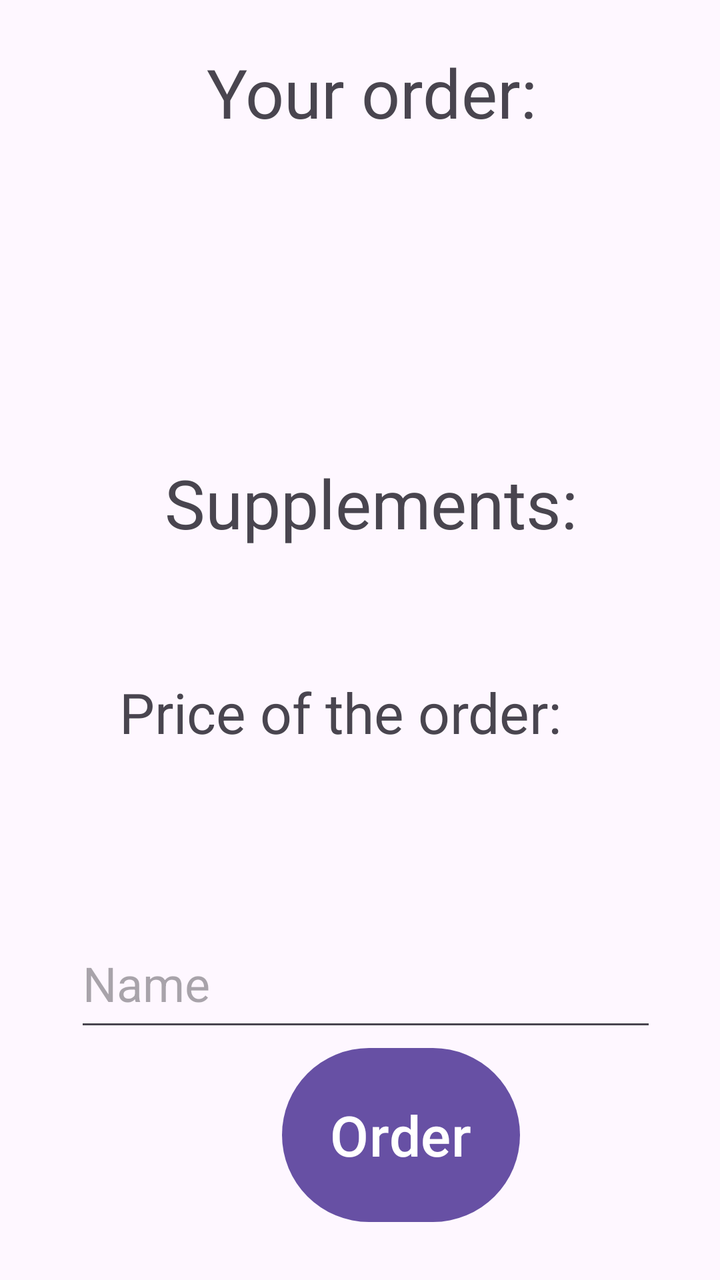
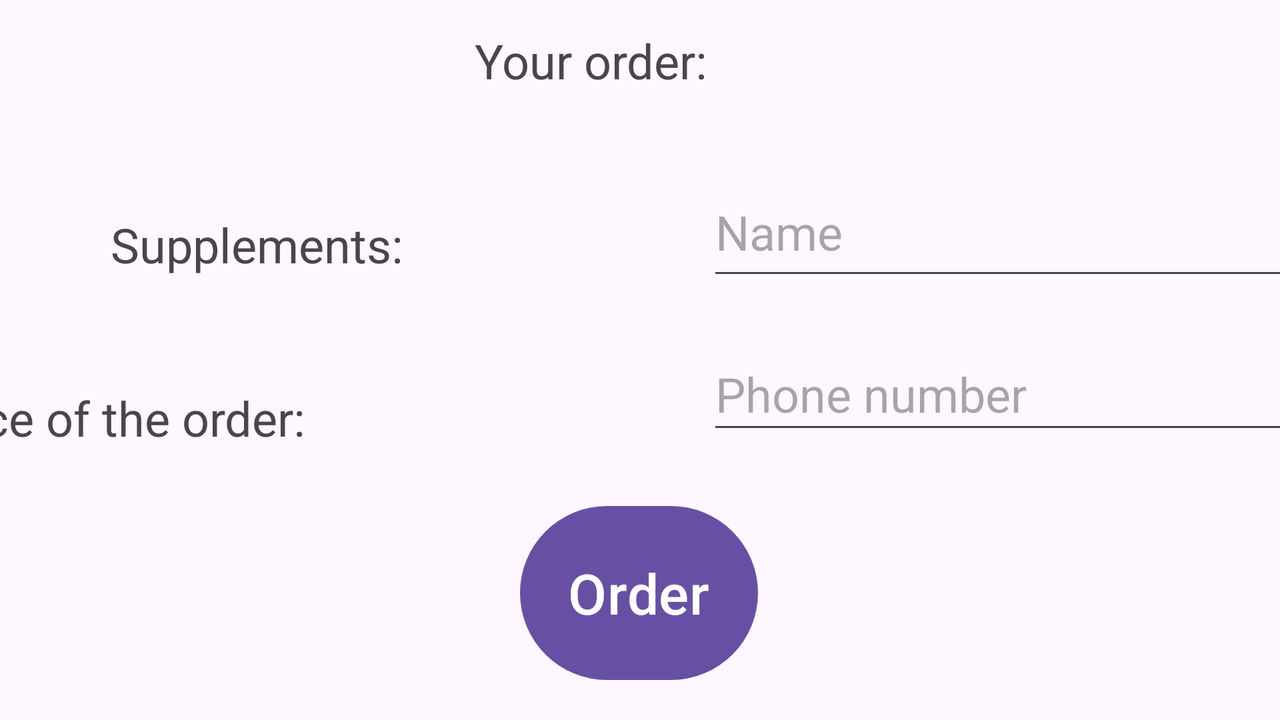

The same Android screen from two of the app's own layout files: first res/layout/ as a phone draws it, then the repository's variant for another configuration, drawn on a device whose configuration selects that folder. Both files follow.
<!-- AndroidManifest.xml: application theme Theme.OrderPizza -->
<!-- res/layout/activity_your_order.xml -->
<?xml version="1.0" encoding="utf-8"?>
<androidx.constraintlayout.widget.ConstraintLayout xmlns:android="http://schemas.android.com/apk/res/android"
    xmlns:app="http://schemas.android.com/apk/res-auto"
    xmlns:tools="http://schemas.android.com/tools"
    android:layout_width="match_parent"
    android:layout_height="match_parent">

    <TextView
        android:id="@+id/textView"
        android:layout_width="wrap_content"
        android:layout_height="wrap_content"
        android:text="@string/your_order"
        android:textSize="34sp"
        app:layout_constraintBottom_toBottomOf="parent"
        app:layout_constraintEnd_toEndOf="parent"
        app:layout_constraintHorizontal_bias="0.531"
        app:layout_constraintStart_toStartOf="parent"
        app:layout_constraintTop_toTopOf="parent"
        app:layout_constraintVertical_bias="0.039" />

    <TextView
        android:id="@+id/textViewPizza"
        android:layout_width="wrap_content"
        android:layout_height="wrap_content"
        android:textSize="34sp"
        app:layout_constraintBottom_toBottomOf="parent"
        app:layout_constraintEnd_toEndOf="parent"
        app:layout_constraintHorizontal_bias="0.533"
        app:layout_constraintStart_toStartOf="parent"
        app:layout_constraintTop_toBottomOf="@+id/textView"
        app:layout_constraintVertical_bias="0.052" />

    <TextView
        android:id="@+id/textViewSize"
        android:layout_width="wrap_content"
        android:layout_height="wrap_content"
        android:textSize="34sp"
        app:layout_constraintBottom_toBottomOf="parent"
        app:layout_constraintEnd_toEndOf="parent"
        app:layout_constraintHorizontal_bias="0.532"
        app:layout_constraintStart_toStartOf="parent"
        app:layout_constraintTop_toBottomOf="@+id/textViewPizza"
        app:layout_constraintVertical_bias="0.051" />

    <TextView
        android:id="@+id/textView1"
        android:layout_width="wrap_content"
        android:layout_height="wrap_content"
        android:text="@string/supplements"
        android:textSize="34sp"
        app:layout_constraintBottom_toBottomOf="parent"
        app:layout_constraintEnd_toEndOf="parent"
        app:layout_constraintHorizontal_bias="0.537"
        app:layout_constraintStart_toStartOf="parent"
        app:layout_constraintTop_toBottomOf="@+id/textViewSize"
        app:layout_constraintVertical_bias="0.049" />

    <TextView
        android:id="@+id/textViewSupplements"
        android:layout_width="wrap_content"
        android:layout_height="wrap_content"
        android:textSize="20sp"
        app:layout_constraintBottom_toBottomOf="parent"
        app:layout_constraintEnd_toEndOf="parent"
        app:layout_constraintHorizontal_bias="0.534"
        app:layout_constraintStart_toStartOf="parent"
        app:layout_constraintTop_toBottomOf="@+id/textView1"
        app:layout_constraintVertical_bias="0.02" />

    <TextView
        android:id="@+id/textView3"
        android:layout_width="wrap_content"
        android:layout_height="wrap_content"
        android:text="@string/total_price"
        android:textSize="28sp"
        app:layout_constraintBottom_toBottomOf="parent"
        app:layout_constraintEnd_toStartOf="@+id/textViewTotalPrice"
        app:layout_constraintHorizontal_bias="0.688"
        app:layout_constraintStart_toStartOf="parent"
        app:layout_constraintTop_toBottomOf="@+id/textViewSupplements"
        app:layout_constraintVertical_bias="0.101" />

    <TextView
        android:id="@+id/textViewTotalPrice"
        android:layout_width="wrap_content"
        android:layout_height="wrap_content"
        android:layout_marginEnd="52dp"
        android:textSize="34sp"
        app:layout_constraintBottom_toBottomOf="parent"
        app:layout_constraintEnd_toEndOf="parent"
        app:layout_constraintTop_toBottomOf="@+id/textViewSupplements"
        app:layout_constraintVertical_bias="0.101" />

    <Button
        android:id="@+id/next"
        android:layout_width="wrap_content"
        android:layout_height="95dp"
        android:layout_marginBottom="25dp"
        android:text="@string/order"
        android:textSize="28sp"
        app:layout_constraintBottom_toBottomOf="parent"
        app:layout_constraintEnd_toEndOf="parent"
        app:layout_constraintHorizontal_bias="0.585"
        app:layout_constraintStart_toStartOf="parent" />

    <EditText
        android:id="@+id/editTextPhone"
        android:layout_width="294dp"
        android:layout_height="53dp"
        android:layout_marginTop="16dp"
        android:ems="10"
        android:inputType="phone"
        android:hint="@string/phone"
        android:textSize="24sp"
        app:layout_constraintBottom_toTopOf="@+id/next"
        app:layout_constraintEnd_toEndOf="parent"
        app:layout_constraintHorizontal_bias="0.529"
        app:layout_constraintStart_toStartOf="parent"
        app:layout_constraintTop_toBottomOf="@+id/editTextText"
        app:layout_constraintVertical_bias="0.245" />

    <EditText
        android:id="@+id/editTextText"
        android:layout_width="291dp"
        android:layout_height="61dp"
        android:layout_marginTop="152dp"
        android:ems="10"
        android:inputType="text"
        android:hint="@string/name"
        android:textSize="24sp"
        app:layout_constraintEnd_toEndOf="parent"
        app:layout_constraintHorizontal_bias="0.541"
        app:layout_constraintStart_toStartOf="parent"
        app:layout_constraintTop_toBottomOf="@+id/textViewSupplements" />
</androidx.constraintlayout.widget.ConstraintLayout>
<!-- resources referenced by this layout -->
<resources>
  <string name="name">Name</string>
  <string name="order">Order</string>
  <string name="phone">Phone number</string>
  <string name="supplements">Supplements:</string>
  <string name="total_price">Price of the order: </string>
  <string name="your_order">Your order:</string>
  <style name="Theme.OrderPizza" parent="Base.Theme.OrderPizza" />
  <style name="Base.Theme.OrderPizza" parent="Theme.Material3.DayNight.NoActionBar">
          
          
      </style>
</resources>
<!-- res/layout-land/activity_your_order.xml (the repository's variant of the layout above) -->
<!-- drawn on the phone turned sideways -->
<?xml version="1.0" encoding="utf-8"?>
<androidx.constraintlayout.widget.ConstraintLayout xmlns:android="http://schemas.android.com/apk/res/android"
    xmlns:app="http://schemas.android.com/apk/res-auto"
    xmlns:tools="http://schemas.android.com/tools"
    android:layout_width="match_parent"
    android:layout_height="match_parent">

    <TextView
        android:id="@+id/textViewTotalPrice"
        android:layout_width="wrap_content"
        android:layout_height="wrap_content"
        android:layout_marginEnd="516dp"
        android:textSize="24sp"
        app:layout_constraintBottom_toBottomOf="parent"
        app:layout_constraintEnd_toEndOf="parent"
        app:layout_constraintTop_toBottomOf="@+id/textViewSupplements"
        app:layout_constraintVertical_bias="0.13" />

    <TextView
        android:id="@+id/textView3"
        android:layout_width="wrap_content"
        android:layout_height="wrap_content"
        android:layout_marginStart="24dp"
        android:text="@string/total_price"
        android:textSize="24sp"
        app:layout_constraintBottom_toBottomOf="parent"
        app:layout_constraintEnd_toStartOf="@+id/textViewTotalPrice"
        app:layout_constraintHorizontal_bias="0.686"
        app:layout_constraintStart_toStartOf="parent"
        app:layout_constraintTop_toBottomOf="@+id/textViewSupplements"
        app:layout_constraintVertical_bias="0.129" />

    <TextView
        android:id="@+id/textView"
        android:layout_width="wrap_content"
        android:layout_height="wrap_content"
        android:text="@string/your_order"
        android:textSize="24sp"
        app:layout_constraintBottom_toBottomOf="parent"
        app:layout_constraintEnd_toEndOf="parent"
        app:layout_constraintHorizontal_bias="0.453"
        app:layout_constraintStart_toStartOf="parent"
        app:layout_constraintTop_toTopOf="parent"
        app:layout_constraintVertical_bias="0.043" />

    <TextView
        android:id="@+id/textViewSupplements"
        android:layout_width="wrap_content"
        android:layout_height="wrap_content"
        android:textSize="16sp"
        app:layout_constraintBottom_toBottomOf="parent"
        app:layout_constraintEnd_toEndOf="parent"
        app:layout_constraintHorizontal_bias="0.102"
        app:layout_constraintStart_toStartOf="parent"
        app:layout_constraintTop_toBottomOf="@+id/textView1"
        app:layout_constraintVertical_bias="0.064" />

    <TextView
        android:id="@+id/textView1"
        android:layout_width="wrap_content"
        android:layout_height="wrap_content"
        android:text="@string/supplements"
        android:textSize="24sp"
        app:layout_constraintBottom_toBottomOf="parent"
        app:layout_constraintEnd_toEndOf="parent"
        app:layout_constraintHorizontal_bias="0.112"
        app:layout_constraintStart_toStartOf="parent"
        app:layout_constraintTop_toBottomOf="@+id/textViewSize"
        app:layout_constraintVertical_bias="0.05" />

    <TextView
        android:id="@+id/textViewSize"
        android:layout_width="wrap_content"
        android:layout_height="wrap_content"
        android:textSize="24sp"
        app:layout_constraintBottom_toBottomOf="parent"
        app:layout_constraintEnd_toEndOf="parent"
        app:layout_constraintHorizontal_bias="0.102"
        app:layout_constraintStart_toStartOf="parent"
        app:layout_constraintTop_toBottomOf="@+id/textViewPizza"
        app:layout_constraintVertical_bias="0.057" />

    <TextView
        android:id="@+id/textViewPizza"
        android:layout_width="wrap_content"
        android:layout_height="wrap_content"
        android:textSize="24sp"
        app:layout_constraintBottom_toBottomOf="parent"
        app:layout_constraintEnd_toEndOf="parent"
        app:layout_constraintHorizontal_bias="0.102"
        app:layout_constraintStart_toStartOf="parent"
        app:layout_constraintTop_toTopOf="parent"
        app:layout_constraintVertical_bias="0.042" />

    <Button
        android:id="@+id/next"
        android:layout_width="wrap_content"
        android:layout_height="95dp"
        android:layout_marginBottom="16dp"
        android:text="@string/order"
        android:textSize="28sp"
        app:layout_constraintBottom_toBottomOf="parent"
        app:layout_constraintEnd_toEndOf="parent"
        app:layout_constraintHorizontal_bias="0.499"
        app:layout_constraintStart_toStartOf="parent" />

    <EditText
        android:id="@+id/editTextPhone"
        android:layout_width="294dp"
        android:layout_height="53dp"
        android:layout_marginTop="16dp"
        android:ems="10"
        android:inputType="phone"
        android:hint="@string/phone"
        android:textSize="24sp"
        app:layout_constraintBottom_toTopOf="@+id/next"
        app:layout_constraintEnd_toEndOf="parent"
        app:layout_constraintHorizontal_bias="0.0"
        app:layout_constraintStart_toEndOf="@+id/textView"
        app:layout_constraintTop_toBottomOf="@+id/editTextText"
        app:layout_constraintVertical_bias="0.233" />

    <EditText
        android:id="@+id/editTextText"
        android:layout_width="291dp"
        android:layout_height="61dp"
        android:layout_marginTop="84dp"
        android:ems="10"
        android:inputType="text"
        android:hint="@string/name"
        android:textSize="24sp"
        app:layout_constraintEnd_toEndOf="parent"
        app:layout_constraintHorizontal_bias="0.0"
        app:layout_constraintStart_toEndOf="@+id/textView"
        app:layout_constraintTop_toTopOf="parent" />
</androidx.constraintlayout.widget.ConstraintLayout>
